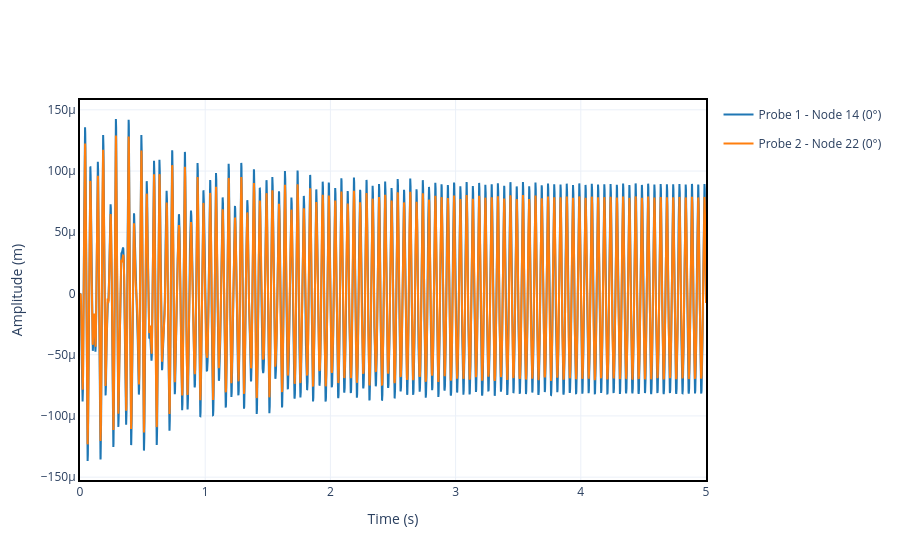

The notebook cell this image was saved under:
### Code cell
"""Plots the time response for the two given probes."""
results = misalignment.run_time_response()
results.plot_1d([probe1, probe2]).show()

### Figure 1 — Plotly figure (JSON) as saved in the notebook; plotly's stock layout.template omitted (floating-point values rounded to 4 significant figures; data arrays with more than 128 entries replaced by an {"elided": "..."} marker saying what was removed)
{"data": [{"hovertemplate": "Time (s): %{x:.2f}<br>Amplitude (m): %{y:.2e}", "legendgroup": "Probe 1 - Node 14 (0°)", "mode": "lines", "name": "Probe 1 - Node 14 (0°)", "showlegend": true, "type": "scatter", "x": {"elided": "50001 float values"}, "y": {"elided": "50001 float values"}}, {"hovertemplate": "Time (s): %{x:.2f}<br>Amplitude (m): %{y:.2e}", "legendgroup": "Probe 2 - Node 22 (0°)", "mode": "lines", "name": "Probe 2 - Node 22 (0°)", "showlegend": true, "type": "scatter", "x": {"elided": "50001 float values"}, "y": {"elided": "50001 float values"}}], "layout": {"xaxis": {"title": {"text": "Time (s)"}}, "yaxis": {"title": {"text": "Amplitude (m)"}}}}
